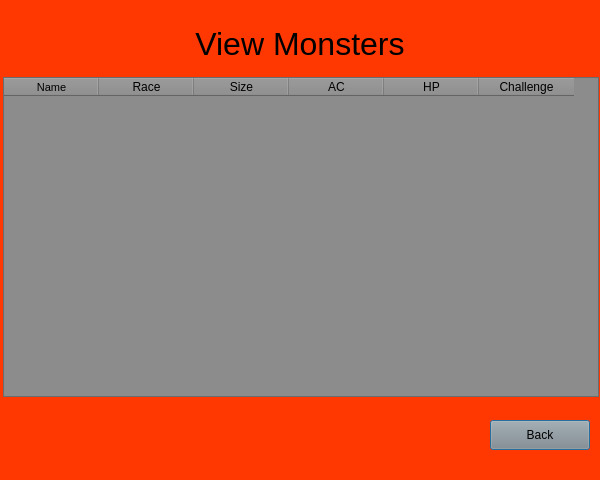
<?xml version="1.0" encoding="UTF-8"?>
<ui version="4.0">
 <class>View_Monsters</class>
 <widget class="QDialog" name="View_Monsters">
  <property name="geometry">
   <rect>
    <x>0</x>
    <y>0</y>
    <width>600</width>
    <height>480</height>
   </rect>
  </property>
  <property name="windowTitle">
   <string>View Monsters</string>
  </property>
  <property name="styleSheet">
   <string notr="true">background-color: rgb(255, 55, 0);</string>
  </property>
  <widget class="QLabel" name="Monster_Manual_Label">
   <property name="geometry">
    <rect>
     <x>150</x>
     <y>20</y>
     <width>300</width>
     <height>50</height>
    </rect>
   </property>
   <property name="text">
    <string>&lt;html&gt;&lt;head/&gt;&lt;body&gt;&lt;p align=&quot;center&quot;&gt;&lt;span style=&quot; font-size:24pt;&quot;&gt;View Monsters&lt;/span&gt;&lt;/p&gt;&lt;/body&gt;&lt;/html&gt;</string>
   </property>
  </widget>
  <widget class="QPushButton" name="Back_Button">
   <property name="geometry">
    <rect>
     <x>490</x>
     <y>420</y>
     <width>100</width>
     <height>30</height>
    </rect>
   </property>
   <property name="styleSheet">
    <string notr="true">background-color: rgb(140, 140, 140);</string>
   </property>
   <property name="text">
    <string>Back</string>
   </property>
   <property name="default">
    <bool>false</bool>
   </property>
   <property name="flat">
    <bool>false</bool>
   </property>
  </widget>
  <widget class="QTableWidget" name="View_Monster_Table">
   <property name="geometry">
    <rect>
     <x>3</x>
     <y>77</y>
     <width>596</width>
     <height>320</height>
    </rect>
   </property>
   <property name="styleSheet">
    <string notr="true">background-color: rgb(140, 140, 140);</string>
   </property>
   <attribute name="horizontalHeaderDefaultSectionSize">
    <number>95</number>
   </attribute>
   <attribute name="horizontalHeaderMinimumSectionSize">
    <number>20</number>
   </attribute>
   <attribute name="verticalHeaderDefaultSectionSize">
    <number>30</number>
   </attribute>
   <column>
    <property name="text">
     <string>Name</string>
    </property>
    <property name="font">
     <font>
      <pointsize>8</pointsize>
     </font>
    </property>
   </column>
   <column>
    <property name="text">
     <string>Race</string>
    </property>
   </column>
   <column>
    <property name="text">
     <string>Size</string>
    </property>
   </column>
   <column>
    <property name="text">
     <string>AC</string>
    </property>
   </column>
   <column>
    <property name="text">
     <string>HP</string>
    </property>
   </column>
   <column>
    <property name="text">
     <string>Challenge</string>
    </property>
   </column>
  </widget>
 </widget>
 <resources/>
 <connections>
  <connection>
   <sender>View_Monster_Table</sender>
   <signal>itemClicked(QTableWidgetItem*)</signal>
   <receiver>View_Monsters</receiver>
   <slot>rowSelect()</slot>
   <hints>
    <hint type="sourcelabel">
     <x>309</x>
     <y>195</y>
    </hint>
    <hint type="destinationlabel">
     <x>968</x>
     <y>205</y>
    </hint>
   </hints>
  </connection>
  <connection>
   <sender>Back_Button</sender>
   <signal>clicked()</signal>
   <receiver>View_Monsters</receiver>
   <slot>Close_Window()</slot>
   <hints>
    <hint type="sourcelabel">
     <x>539</x>
     <y>434</y>
    </hint>
    <hint type="destinationlabel">
     <x>551</x>
     <y>731</y>
    </hint>
   </hints>
  </connection>
 </connections>
 <slots>
  <slot>rowSelect()</slot>
  <slot>Close_Window()</slot>
 </slots>
</ui>
